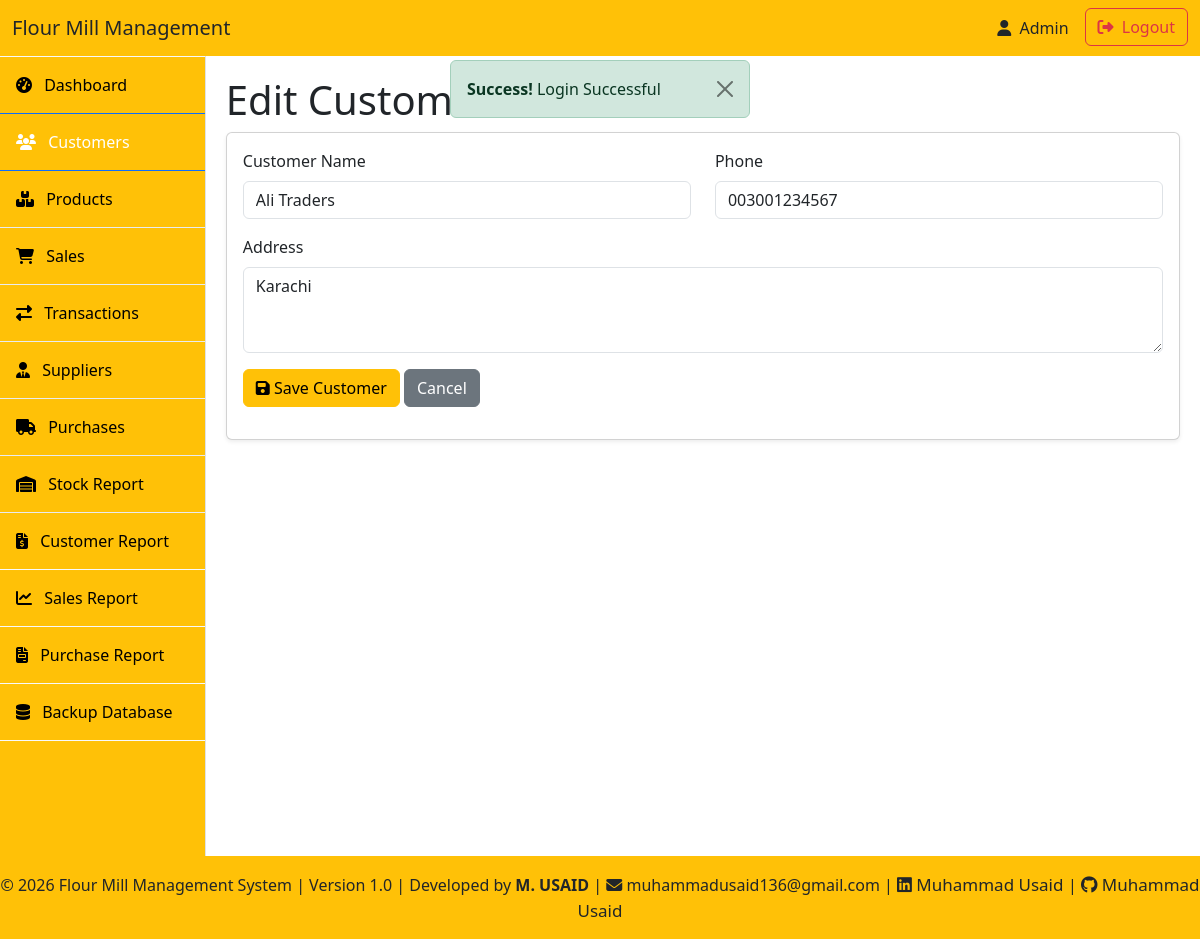
/customers/customer_edit.php?id=1 (signed in), run on the app's committed database.
### tables this page shows
CREATE TABLE `customers` (
  `id` int(11) NOT NULL AUTO_INCREMENT,
  `name` varchar(100) NOT NULL,
  `phone` varchar(20) DEFAULT NULL,
  `address` text DEFAULT NULL,
  `created_at` timestamp NOT NULL DEFAULT current_timestamp(),
  PRIMARY KEY (`id`)
);

### includes/functions.php (called while the page is built, shortened)
<?php
function e(string $value): string
{
    return htmlspecialchars($value ?? '', ENT_QUOTES | ENT_SUBSTITUTE, 'UTF-8');
}

### customers/customer_edit.php (the view, shortened to what this page needs)
<?php
include "../includes/init.php";
include "../layout/header.php";
$id = $_GET['id'];
$stmt = mysqli_prepare($conn, "
SELECT * FROM customers WHERE id = ?
");
mysqli_stmt_bind_param($stmt, "i", $id);
mysqli_stmt_execute($stmt);
$result = mysqli_stmt_get_result($stmt);
$row = mysqli_fetch_assoc($result);
?>
<h1>Edit Customer</h1>
<div class="card shadow-sm">
    <div class="card-body">
        <form action="customer_edit_process.php" method="post">
            <div class="row">
            <div class="col col-md-6 mb-3">
                <label for="name" class="form-label">Customer Name</label>
                <input type="text" class="form-control" value="<?= e($row['name']); ?>" id="name" name="customer_name" placeholder="Enter customer name">
            </div>
            <div class="col col-md-6 mb-3">
                <label for="exampleFormControlInput1" class="form-label">Phone</label>
                <input type="number" class="form-control" value="0<?= e($row['phone']); ?>" name="phone" id="exampleFormControlInput1" placeholder="Enter customer phone no">
            </div>
            <div class="mb-3">
                <label for="address" class="form-label">Address</label>
                <textarea class="form-control" id="address" name="address" placeholder="Enter customer address" name="address" rows="3"><?= e($row['address']); ?></textarea>
            </div>
            </div>
            <div class="mb-3">
                <button type="submit" class="btn btn-warning"><i class="fa fa-save"></i> Save Customer</button>
                <a href="customer_list.php" class="btn btn-secondary">Cancel</a>
            </div>
        </form>
    </div>
</div>
<?php include "../layout/footer.php";
?>

### layout/header.php (style rules this page uses)
body { overflow-x: hidden; }

### data on the page
customers: customer_name "Ali Traders", phone "003001234567", address "Karachi"

### other printed values
$msg "Login Successful"
